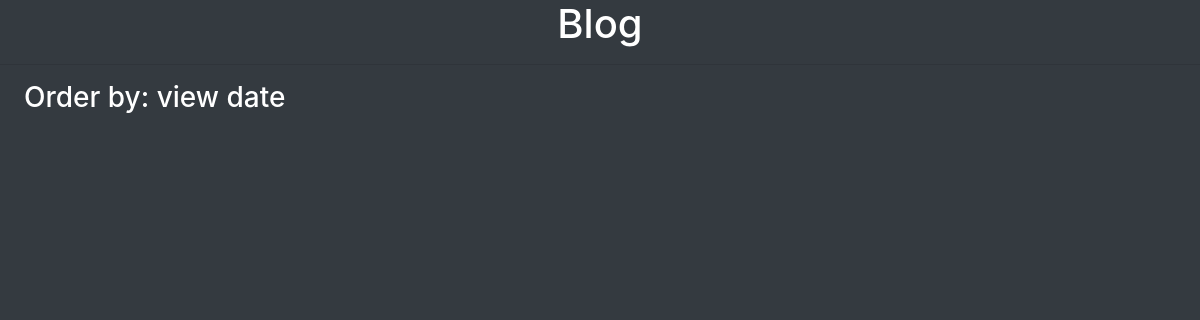
The app's page /, older data.
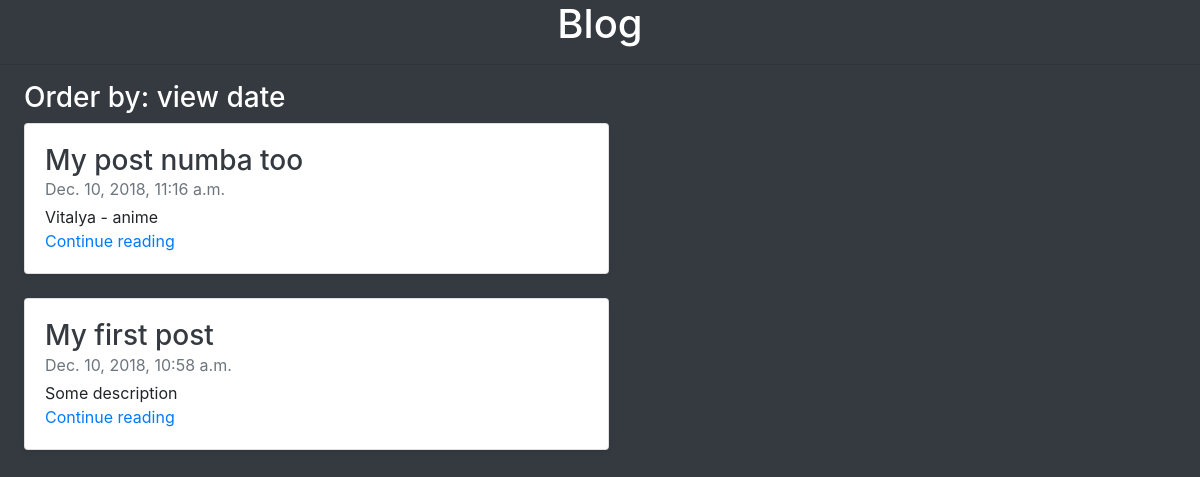
The same page, newer data.
### blog_platform/models.py (models this page shows)
class Post(models.Model):
    objects = PostManager()
    theme = models.CharField(max_length=100, unique=True, verbose_name='Post theme')
    description = models.CharField(max_length=50, verbose_name='Description', default="")
    text = models.CharField(max_length=400, verbose_name='Post sample')
    is_active = models.BooleanField(default=True)
    view_num = models.BigIntegerField(default=0, verbose_name='Number of views')
    creation_time = models.DateTimeField('Date published', auto_now_add=True)

### blog_platform/views.py (the view)
# urls.py: path('', views.main_page, name='main_page'),
def main_page(request):
    if request.GET.get('viewsort', None):
        posts = Post.objects.view_sort()
    else:
        posts = Post.objects.date_sort()
    context = {'posts': posts}
    return render(request, MAIN_HTML, context)

### blog_platform/models.py (called while the page is built)
    def date_sort(self):
        return self.order_by('-creation_time')

### blog_platform/templates/main.html
{% extends 'base.html' %}
{% block content %}
<div class="text-center">
    <h1 class="text-white">Blog</h1>
    <hr>
</div>
<div class="row ml-4 text-center">
    <h3 class="text-white">
    Order by:
    <a class="text-white" href="{% url 'main_page' %}?viewsort=True">view </a>
    <a class="text-white" href="{% url 'main_page' %}?datesort=True">date </a>
    </h3>
</div>
<div class="row mb-2">
    {% for post in posts %}
        {% with post as post %}
            {% include 'card.html' %}
        {% endwith %}
    {% endfor %}
</div>
{% endblock %}

### blog_platform/templates/base.html (shortened to what this page needs)
{% load static %}
<html lang="en">
  <head>
    <link href="{% static 'css/bootstrap.min.css' %}" rel="stylesheet">
    <link href="{% static 'css/styles.css' %}" rel="stylesheet">
  </head>
  <body class="bg-dark">
    {% block content %}
    {% endblock %}
  </body>
</html>

### blog_platform/templates/card.html
<div class="col-md-6 ml-4">
    <div class="card flex-md-row mb-4 shadow-sm h-md-250">
        <div class="card-body d-flex flex-column align-items-start">
            <h3 class="mb-0">
                <a class="text-dark" href="{% url 'post' post_name=post.theme %}">{{ post.theme }}</a>
            </h3>
            <div class="mb-1 text-muted">{{ post.creation_time }}</div>
            <p class="card-text mb-auto">{{ post.description }}</p>
            <a href="{% url 'post' post_name=post.theme %}">Continue reading</a>
        </div>
    </div>
</div>

### blog_platform/static/css/styles.css (style rules this page uses)
html { font-size: 14px; }
@media (min-width: 768px) { html { font-size: 16px; } }

Row changes from the older to the newer data that the page shows:
added Post: theme "My post numba too", creation_time "Dec. 10, 2018, 11:16 a.m.", description "Vitalya - anime"
added Post: theme "My first post", creation_time "Dec. 10, 2018, 10:58 a.m.", description "Some description"
